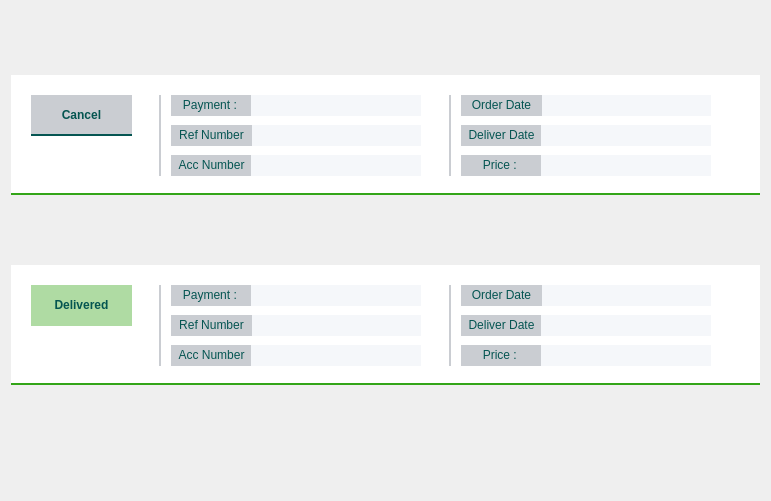
      <widget class="QWidget" name="scrollAreaWidgetContents_3">
       <property name="geometry">
        <rect>
         <x>0</x>
         <y>0</y>
         <width>771</width>
         <height>501</height>
        </rect>
       </property>
       <layout class="QVBoxLayout" name="verticalLayout">
        <item>
         <widget class="QWidget" name="cancelOrderWidget" native="true">
          <property name="minimumSize">
           <size>
            <width>0</width>
            <height>120</height>
           </size>
          </property>
          <property name="maximumSize">
           <size>
            <width>16777215</width>
            <height>120</height>
           </size>
          </property>
          <property name="styleSheet">
           <string notr="true">background-color: rgb(255, 255, 255);
border-style : solid;
border-bottom-width : 2px;
border-color: rgb(51, 165, 24);</string>
          </property>
          <widget class="QLabel" name="paymentLabel">
           <property name="geometry">
            <rect>
             <x>160</x>
             <y>20</y>
             <width>81</width>
             <height>21</height>
            </rect>
           </property>
           <property name="styleSheet">
            <string notr="true">border-width:0px;
border-color: rgb(5, 85, 82);
border-radius:0px;
background-color: rgb(202, 205, 210);

</string>
           </property>
           <property name="text">
            <string>&lt;html&gt;&lt;head/&gt;&lt;body&gt;&lt;p align=&quot;center&quot;&gt;&lt;span style=&quot; color:#055552;&quot;&gt;Payment : &lt;/span&gt;&lt;/p&gt;&lt;/body&gt;&lt;/html&gt;</string>
           </property>
          </widget>
          <widget class="QLabel" name="refNumValue">
           <property name="geometry">
            <rect>
             <x>240</x>
             <y>50</y>
             <width>170</width>
             <height>21</height>
            </rect>
           </property>
           <property name="sizePolicy">
            <sizepolicy hsizetype="Fixed" vsizetype="Fixed">
             <horstretch>0</horstretch>
             <verstretch>0</verstretch>
            </sizepolicy>
           </property>
           <property name="minimumSize">
            <size>
             <width>170</width>
             <height>0</height>
            </size>
           </property>
           <property name="styleSheet">
            <string notr="true">border-width:0px;
border-color: rgb(5, 85, 82);
border-radius:0px;
background-color: rgb(245, 247, 250);
padding-left:20px;
</string>
           </property>
           <property name="text">
            <string>&lt;html&gt;&lt;head/&gt;&lt;body&gt;&lt;p align=&quot;center&quot;&gt;&lt;span style=&quot; color:#055552;&quot;&gt;&lt;/span&gt;&lt;/p&gt;&lt;/body&gt;&lt;/html&gt;</string>
           </property>
          </widget>
          <widget class="QLabel" name="paymentValue">
           <property name="geometry">
            <rect>
             <x>240</x>
             <y>20</y>
             <width>170</width>
             <height>21</height>
            </rect>
           </property>
           <property name="sizePolicy">
            <sizepolicy hsizetype="Fixed" vsizetype="Fixed">
             <horstretch>0</horstretch>
             <verstretch>0</verstretch>
            </sizepolicy>
           </property>
           <property name="minimumSize">
            <size>
             <width>170</width>
             <height>0</height>
            </size>
           </property>
           <property name="styleSheet">
            <string notr="true">border-width:0px;
background-color: rgb(245, 247, 250);
border-color: rgb(5, 85, 82);
border-radius:0px;
background-color: rgb(245, 247, 250);
padding-left:20px;
</string>
           </property>
           <property name="text">
            <string>&lt;html&gt;&lt;head/&gt;&lt;body&gt;&lt;p align=&quot;center&quot;&gt;&lt;span style=&quot; color:#055552;&quot;&gt;&lt;/span&gt;&lt;/p&gt;&lt;/body&gt;&lt;/html&gt;</string>
           </property>
          </widget>
          <widget class="QLabel" name="accNumLabel">
           <property name="geometry">
            <rect>
             <x>160</x>
             <y>80</y>
             <width>81</width>
             <height>21</height>
            </rect>
           </property>
           <property name="styleSheet">
            <string notr="true">border-width:0px;
border-color: rgb(5, 85, 82);
border-radius:0px;
background-color: rgb(202, 205, 210);

</string>
           </property>
           <property name="text">
            <string>&lt;html&gt;&lt;head/&gt;&lt;body&gt;&lt;p align=&quot;center&quot;&gt;&lt;span style=&quot; color:#055552;&quot;&gt;Acc Number&lt;/span&gt;&lt;/p&gt;&lt;/body&gt;&lt;/html&gt;</string>
           </property>
          </widget>
          <widget class="QLabel" name="accNumValue">
           <property name="geometry">
            <rect>
             <x>240</x>
             <y>80</y>
             <width>170</width>
             <height>21</height>
            </rect>
           </property>
           <property name="sizePolicy">
            <sizepolicy hsizetype="Fixed" vsizetype="Fixed">
             <horstretch>0</horstretch>
             <verstretch>0</verstretch>
            </sizepolicy>
           </property>
           <property name="minimumSize">
            <size>
             <width>170</width>
             <height>0</height>
            </size>
           </property>
           <property name="styleSheet">
            <string notr="true">border-width:0px;
border-color: rgb(5, 85, 82);
border-radius:0px;
background-color: rgb(245, 247, 250);
padding-left:20px;
</string>
           </property>
           <property name="text">
            <string>&lt;html&gt;&lt;head/&gt;&lt;body&gt;&lt;p align=&quot;center&quot;&gt;&lt;span style=&quot; color:#055552;&quot;&gt;&lt;/span&gt;&lt;/p&gt;&lt;/body&gt;&lt;/html&gt;</string>
           </property>
          </widget>
          <widget class="QLabel" name="refNumLabel">
           <property name="geometry">
            <rect>
             <x>160</x>
             <y>50</y>
             <width>81</width>
             <height>21</height>
            </rect>
           </property>
           <property name="styleSheet">
            <string notr="true">border-width:0px;
border-color: rgb(5, 85, 82);
border-radius:0px;
background-color: rgb(202, 205, 210);

</string>
           </property>
           <property name="text">
            <string>&lt;html&gt;&lt;head/&gt;&lt;body&gt;&lt;p align=&quot;center&quot;&gt;&lt;span style=&quot; color:#055552;&quot;&gt;Ref Number&lt;/span&gt;&lt;/p&gt;&lt;/body&gt;&lt;/html&gt;</string>
           </property>
          </widget>
          <widget class="QWidget" name="divider1" native="true">
           <property name="geometry">
            <rect>
             <x>130</x>
             <y>20</y>
             <width>20</width>
             <height>81</height>
            </rect>
           </property>
           <property name="styleSheet">
            <string notr="true">border-width : 0px;
border-right-width : 2px;
border-color: rgb(202, 205, 210);</string>
           </property>
          </widget>
          <widget class="QWidget" name="divider2" native="true">
           <property name="geometry">
            <rect>
             <x>420</x>
             <y>20</y>
             <width>20</width>
             <height>81</height>
            </rect>
           </property>
           <property name="styleSheet">
            <string notr="true">border-width : 0px;
border-right-width : 2px;
border-color: rgb(202, 205, 210);</string>
           </property>
          </widget>
          <widget class="QLabel" name="orderDateValue">
           <property name="geometry">
            <rect>
             <x>530</x>
             <y>20</y>
             <width>170</width>
             <height>21</height>
            </rect>
           </property>
           <property name="sizePolicy">
            <sizepolicy hsizetype="Fixed" vsizetype="Fixed">
             <horstretch>0</horstretch>
             <verstretch>0</verstretch>
            </sizepolicy>
           </property>
           <property name="minimumSize">
            <size>
             <width>170</width>
             <height>0</height>
            </size>
           </property>
           <property name="styleSheet">
            <string notr="true">border-width:0px;
background-color: rgb(245, 247, 250);
border-color: rgb(5, 85, 82);
border-radius:0px;
background-color: rgb(245, 247, 250);
padding-left:20px;
</string>
           </property>
           <property name="text">
            <string>&lt;html&gt;&lt;head/&gt;&lt;body&gt;&lt;p align=&quot;center&quot;&gt;&lt;span style=&quot; color:#055552;&quot;&gt;&lt;/span&gt;&lt;/p&gt;&lt;/body&gt;&lt;/html&gt;</string>
           </property>
          </widget>
          <widget class="QLabel" name="deliverDateLabel">
           <property name="geometry">
            <rect>
             <x>450</x>
             <y>50</y>
             <width>81</width>
             <height>21</height>
            </rect>
           </property>
           <property name="styleSheet">
            <string notr="true">border-width:0px;
border-color: rgb(5, 85, 82);
border-radius:0px;
background-color: rgb(202, 205, 210);

</string>
           </property>
           <property name="text">
            <string>&lt;html&gt;&lt;head/&gt;&lt;body&gt;&lt;p align=&quot;center&quot;&gt;&lt;span style=&quot; color:#055552;&quot;&gt;Deliver Date&lt;/span&gt;&lt;/p&gt;&lt;/body&gt;&lt;/html&gt;</string>
           </property>
          </widget>
          <widget class="QLabel" name="priceLabel">
           <property name="geometry">
            <rect>
             <x>450</x>
             <y>80</y>
             <width>81</width>
             <height>21</height>
            </rect>
           </property>
           <property name="styleSheet">
            <string notr="true">border-width:0px;
border-color: rgb(5, 85, 82);
border-radius:0px;
background-color: rgb(202, 205, 210);

</string>
           </property>
           <property name="text">
            <string>&lt;html&gt;&lt;head/&gt;&lt;body&gt;&lt;p align=&quot;center&quot;&gt;&lt;span style=&quot; color:#055552;&quot;&gt;Price : &lt;/span&gt;&lt;/p&gt;&lt;/body&gt;&lt;/html&gt;</string>
           </property>
          </widget>
          <widget class="QLabel" name="priceValue">
           <property name="geometry">
            <rect>
             <x>530</x>
             <y>80</y>
             <width>170</width>
             <height>21</height>
            </rect>
           </property>
           <property name="sizePolicy">
            <sizepolicy hsizetype="Fixed" vsizetype="Fixed">
             <horstretch>0</horstretch>
             <verstretch>0</verstretch>
            </sizepolicy>
           </property>
           <property name="minimumSize">
            <size>
             <width>170</width>
             <height>0</height>
            </size>
           </property>
           <property name="styleSheet">
            <string notr="true">border-width:0px;
border-color: rgb(5, 85, 82);
border-radius:0px;
background-color: rgb(245, 247, 250);
padding-left:20px;
</string>
           </property>
           <property name="text">
            <string>&lt;html&gt;&lt;head/&gt;&lt;body&gt;&lt;p align=&quot;center&quot;&gt;&lt;span style=&quot; color:#055552;&quot;&gt;&lt;/span&gt;&lt;/p&gt;&lt;/body&gt;&lt;/html&gt;</string>
           </property>
          </widget>
          <widget class="QLabel" name="orderDateLabel">
           <property name="geometry">
            <rect>
             <x>450</x>
             <y>20</y>
             <width>81</width>
             <height>21</height>
            </rect>
           </property>
           <property name="styleSheet">
            <string notr="true">border-width:0px;
border-color: rgb(5, 85, 82);
border-radius:0px;
background-color: rgb(202, 205, 210);

</string>
           </property>
           <property name="text">
            <string>&lt;html&gt;&lt;head/&gt;&lt;body&gt;&lt;p align=&quot;center&quot;&gt;&lt;span style=&quot; color:#055552;&quot;&gt;Order Date&lt;/span&gt;&lt;/p&gt;&lt;/body&gt;&lt;/html&gt;</string>
           </property>
          </widget>
          <widget class="QLabel" name="deliverDateValue">
           <property name="geometry">
            <rect>
             <x>530</x>
             <y>50</y>
             <width>170</width>
             <height>21</height>
            </rect>
           </property>
           <property name="sizePolicy">
            <sizepolicy hsizetype="Fixed" vsizetype="Fixed">
             <horstretch>0</horstretch>
             <verstretch>0</verstretch>
            </sizepolicy>
           </property>
           <property name="minimumSize">
            <size>
             <width>170</width>
             <height>0</height>
            </size>
           </property>
           <property name="styleSheet">
            <string notr="true">border-width:0px;
border-color: rgb(5, 85, 82);
border-radius:0px;
background-color: rgb(245, 247, 250);
padding-left:20px;
</string>
           </property>
           <property name="text">
            <string>&lt;html&gt;&lt;head/&gt;&lt;body&gt;&lt;p align=&quot;center&quot;&gt;&lt;span style=&quot; color:#055552;&quot;&gt;&lt;/span&gt;&lt;/p&gt;&lt;/body&gt;&lt;/html&gt;</string>
           </property>
          </widget>
          <widget class="QPushButton" name="cancelBtn">
           <property name="geometry">
            <rect>
             <x>20</x>
             <y>20</y>
             <width>101</width>
             <height>41</height>
            </rect>
           </property>
           <property name="styleSheet">
            <string notr="true">border-width:0px;
color: rgb(4, 85, 80);
border-style : solid;
background-color: rgb(202, 205, 210);
border-bottom-width : 2px;
border-color: rgb(5, 85, 82);
border-radius:0px;
font-weight : 500;
font-size: 9pt;


</string>
           </property>
           <property name="text">
            <string>Cancel</string>
           </property>
          </widget>
         </widget>
        </item>
        <item>
         <widget class="QWidget" name="deliveredOrderWidget_2" native="true">
          <property name="minimumSize">
           <size>
            <width>0</width>
            <height>120</height>
           </size>
          </property>
          <property name="maximumSize">
           <size>
            <width>16777215</width>
            <height>120</height>
           </size>
          </property>
          <property name="styleSheet">
           <string notr="true">background-color: rgb(255, 255, 255);
border-style : solid;
border-bottom-width : 2px;
border-color: rgb(51, 165, 24);</string>
          </property>
          <widget class="QLabel" name="paymentLabel_2">
           <property name="geometry">
            <rect>
             <x>160</x>
             <y>20</y>
             <width>81</width>
             <height>21</height>
            </rect>
           </property>
           <property name="styleSheet">
            <string notr="true">border-width:0px;
border-color: rgb(5, 85, 82);
border-radius:0px;
background-color: rgb(202, 205, 210);

</string>
           </property>
           <property name="text">
            <string>&lt;html&gt;&lt;head/&gt;&lt;body&gt;&lt;p align=&quot;center&quot;&gt;&lt;span style=&quot; color:#055552;&quot;&gt;Payment : &lt;/span&gt;&lt;/p&gt;&lt;/body&gt;&lt;/html&gt;</string>
           </property>
          </widget>
          <widget class="QLabel" name="refNumValue_2">
           <property name="geometry">
            <rect>
             <x>240</x>
             <y>50</y>
             <width>170</width>
             <height>21</height>
            </rect>
           </property>
           <property name="sizePolicy">
            <sizepolicy hsizetype="Fixed" vsizetype="Fixed">
             <horstretch>0</horstretch>
             <verstretch>0</verstretch>
            </sizepolicy>
           </property>
           <property name="minimumSize">
            <size>
             <width>170</width>
             <height>0</height>
            </size>
           </property>
           <property name="styleSheet">
            <string notr="true">border-width:0px;
border-color: rgb(5, 85, 82);
border-radius:0px;
background-color: rgb(245, 247, 250);
padding-left:20px;
</string>
           </property>
           <property name="text">
            <string>&lt;html&gt;&lt;head/&gt;&lt;body&gt;&lt;p align=&quot;center&quot;&gt;&lt;span style=&quot; color:#055552;&quot;&gt;&lt;/span&gt;&lt;/p&gt;&lt;/body&gt;&lt;/html&gt;</string>
           </property>
          </widget>
          <widget class="QLabel" name="paymentValue_2">
           <property name="geometry">
            <rect>
             <x>240</x>
             <y>20</y>
             <width>170</width>
             <height>21</height>
            </rect>
           </property>
           <property name="sizePolicy">
            <sizepolicy hsizetype="Fixed" vsizetype="Fixed">
             <horstretch>0</horstretch>
             <verstretch>0</verstretch>
            </sizepolicy>
           </property>
           <property name="minimumSize">
            <size>
             <width>170</width>
             <height>0</height>
            </size>
           </property>
           <property name="styleSheet">
            <string notr="true">border-width:0px;
background-color: rgb(245, 247, 250);
border-color: rgb(5, 85, 82);
border-radius:0px;
background-color: rgb(245, 247, 250);
padding-left:20px;
</string>
           </property>
           <property name="text">
            <string>&lt;html&gt;&lt;head/&gt;&lt;body&gt;&lt;p align=&quot;center&quot;&gt;&lt;span style=&quot; color:#055552;&quot;&gt;&lt;/span&gt;&lt;/p&gt;&lt;/body&gt;&lt;/html&gt;</string>
           </property>
          </widget>
          <widget class="QLabel" name="accNumLabel_2">
           <property name="geometry">
            <rect>
             <x>160</x>
             <y>80</y>
             <width>81</width>
             <height>21</height>
            </rect>
           </property>
           <property name="styleSheet">
            <string notr="true">border-width:0px;
border-color: rgb(5, 85, 82);
border-radius:0px;
background-color: rgb(202, 205, 210);

</string>
           </property>
           <property name="text">
            <string>&lt;html&gt;&lt;head/&gt;&lt;body&gt;&lt;p align=&quot;center&quot;&gt;&lt;span style=&quot; color:#055552;&quot;&gt;Acc Number&lt;/span&gt;&lt;/p&gt;&lt;/body&gt;&lt;/html&gt;</string>
           </property>
          </widget>
          <widget class="QLabel" name="accNumValue_2">
           <property name="geometry">
            <rect>
             <x>240</x>
             <y>80</y>
             <width>170</width>
             <height>21</height>
            </rect>
           </property>
           <property name="sizePolicy">
            <sizepolicy hsizetype="Fixed" vsizetype="Fixed">
             <horstretch>0</horstretch>
             <verstretch>0</verstretch>
            </sizepolicy>
           </property>
           <property name="minimumSize">
            <size>
             <width>170</width>
             <height>0</height>
            </size>
           </property>
           <property name="styleSheet">
            <string notr="true">border-width:0px;
border-color: rgb(5, 85, 82);
border-radius:0px;
background-color: rgb(245, 247, 250);
padding-left:20px;
</string>
           </property>
           <property name="text">
            <string>&lt;html&gt;&lt;head/&gt;&lt;body&gt;&lt;p align=&quot;center&quot;&gt;&lt;span style=&quot; color:#055552;&quot;&gt;&lt;/span&gt;&lt;/p&gt;&lt;/body&gt;&lt;/html&gt;</string>
           </property>
          </widget>
          <widget class="QLabel" name="refNumLabel_2">
           <property name="geometry">
            <rect>
             <x>160</x>
             <y>50</y>
             <width>81</width>
             <height>21</height>
            </rect>
           </property>
           <property name="styleSheet">
            <string notr="true">border-width:0px;
border-color: rgb(5, 85, 82);
border-radius:0px;
background-color: rgb(202, 205, 210);

</string>
           </property>
           <property name="text">
            <string>&lt;html&gt;&lt;head/&gt;&lt;body&gt;&lt;p align=&quot;center&quot;&gt;&lt;span style=&quot; color:#055552;&quot;&gt;Ref Number&lt;/span&gt;&lt;/p&gt;&lt;/body&gt;&lt;/html&gt;</string>
           </property>
          </widget>
          <widget class="QWidget" name="divider1_2" native="true">
           <property name="geometry">
            <rect>
             <x>130</x>
             <y>20</y>
             <width>20</width>
             <height>81</height>
            </rect>
           </property>
           <property name="styleSheet">
            <string notr="true">border-width : 0px;
border-right-width : 2px;
border-color: rgb(202, 205, 210);</string>
           </property>
          </widget>
          <widget class="QWidget" name="divider2_2" native="true">
           <property name="geometry">
            <rect>
             <x>420</x>
             <y>20</y>
             <width>20</width>
             <height>81</height>
            </rect>
           </property>
           <property name="styleSheet">
            <string notr="true">border-width : 0px;
border-right-width : 2px;
border-color: rgb(202, 205, 210);</string>
           </property>
          </widget>
          <widget class="QLabel" name="orderDateValue_2">
           <property name="geometry">
            <rect>
             <x>530</x>
             <y>20</y>
             <width>170</width>
             <height>21</height>
            </rect>
           </property>
           <property name="sizePolicy">
            <sizepolicy hsizetype="Fixed" vsizetype="Fixed">
             <horstretch>0</horstretch>
             <verstretch>0</verstretch>
            </sizepolicy>
           </property>
           <property name="minimumSize">
            <size>
             <width>170</width>
             <height>0</height>
            </size>
           </property>
           <property name="styleSheet">
            <string notr="true">border-width:0px;
background-color: rgb(245, 247, 250);
border-color: rgb(5, 85, 82);
border-radius:0px;
background-color: rgb(245, 247, 250);
padding-left:20px;
</string>
           </property>
           <property name="text">
            <string>&lt;html&gt;&lt;head/&gt;&lt;body&gt;&lt;p align=&quot;center&quot;&gt;&lt;span style=&quot; color:#055552;&quot;&gt;&lt;/span&gt;&lt;/p&gt;&lt;/body&gt;&lt;/html&gt;</string>
           </property>
          </widget>
          <widget class="QLabel" name="deliverDateLabel_2">
           <property name="geometry">
            <rect>
             <x>450</x>
             <y>50</y>
             <width>81</width>
             <height>21</height>
            </rect>
           </property>
           <property name="styleSheet">
            <string notr="true">border-width:0px;
border-color: rgb(5, 85, 82);
border-radius:0px;
background-color: rgb(202, 205, 210);

</string>
           </property>
           <property name="text">
            <string>&lt;html&gt;&lt;head/&gt;&lt;body&gt;&lt;p align=&quot;center&quot;&gt;&lt;span style=&quot; color:#055552;&quot;&gt;Deliver Date&lt;/span&gt;&lt;/p&gt;&lt;/body&gt;&lt;/html&gt;</string>
           </property>
          </widget>
          <widget class="QLabel" name="priceLabel_2">
           <property name="geometry">
            <rect>
             <x>450</x>
             <y>80</y>
             <width>81</width>
             <height>21</height>
            </rect>
           </property>
           <property name="styleSheet">
            <string notr="true">border-width:0px;
border-color: rgb(5, 85, 82);
border-radius:0px;
background-color: rgb(202, 205, 210);

</string>
           </property>
           <property name="text">
            <string>&lt;html&gt;&lt;head/&gt;&lt;body&gt;&lt;p align=&quot;center&quot;&gt;&lt;span style=&quot; color:#055552;&quot;&gt;Price : &lt;/span&gt;&lt;/p&gt;&lt;/body&gt;&lt;/html&gt;</string>
           </property>
          </widget>
          <widget class="QLabel" name="priceValue_2">
           <property name="geometry">
            <rect>
             <x>530</x>
             <y>80</y>
             <width>170</width>
             <height>21</height>
            </rect>
           </property>
           <property name="sizePolicy">
            <sizepolicy hsizetype="Fixed" vsizetype="Fixed">
             <horstretch>0</horstretch>
             <verstretch>0</verstretch>
            </sizepolicy>
           </property>
           <property name="minimumSize">
            <size>
             <width>170</width>
             <height>0</height>
            </size>
           </property>
           <property name="styleSheet">
            <string notr="true">border-width:0px;
border-color: rgb(5, 85, 82);
border-radius:0px;
background-color: rgb(245, 247, 250);
padding-left:20px;
</string>
           </property>
           <property name="text">
            <string>&lt;html&gt;&lt;head/&gt;&lt;body&gt;&lt;p align=&quot;center&quot;&gt;&lt;span style=&quot; color:#055552;&quot;&gt;&lt;/span&gt;&lt;/p&gt;&lt;/body&gt;&lt;/html&gt;</string>
           </property>
          </widget>
          <widget class="QLabel" name="orderDateLabel_2">
           <property name="geometry">
            <rect>
             <x>450</x>
             <y>20</y>
             <width>81</width>
             <height>21</height>
            </rect>
           </property>
           <property name="styleSheet">
            <string notr="true">border-width:0px;
border-color: rgb(5, 85, 82);
border-radius:0px;
background-color: rgb(202, 205, 210);

</string>
           </property>
           <property name="text">
            <string>&lt;html&gt;&lt;head/&gt;&lt;body&gt;&lt;p align=&quot;center&quot;&gt;&lt;span style=&quot; color:#055552;&quot;&gt;Order Date&lt;/span&gt;&lt;/p&gt;&lt;/body&gt;&lt;/html&gt;</string>
           </property>
          </widget>
          <widget class="QLabel" name="deliverDateValue_2">
           <property name="geometry">
            <rect>
             <x>530</x>
             <y>50</y>
             <width>170</width>
             <height>21</height>
            </rect>
           </property>
           <property name="sizePolicy">
            <sizepolicy hsizetype="Fixed" vsizetype="Fixed">
             <horstretch>0</horstretch>
             <verstretch>0</verstretch>
            </sizepolicy>
           </property>
           <property name="minimumSize">
            <size>
             <width>170</width>
             <height>0</height>
            </size>
           </property>
           <property name="styleSheet">
            <string notr="true">border-width:0px;
border-color: rgb(5, 85, 82);
border-radius:0px;
background-color: rgb(245, 247, 250);
padding-left:20px;
</string>
           </property>
           <property name="text">
            <string>&lt;html&gt;&lt;head/&gt;&lt;body&gt;&lt;p align=&quot;center&quot;&gt;&lt;span style=&quot; color:#055552;&quot;&gt;&lt;/span&gt;&lt;/p&gt;&lt;/body&gt;&lt;/html&gt;</string>
           </property>
          </widget>
          <widget class="QLabel" name="deliveredLabel">
           <property name="geometry">
            <rect>
             <x>20</x>
             <y>20</y>
             <width>101</width>
             <height>41</height>
            </rect>
           </property>
           <property name="styleSheet">
            <string notr="true">border-width:0px;
color: rgb(4, 85, 80);
background-color: rgb(52, 163, 21, 100);
border-bottom-width : 0px;
border-color: rgb(5, 85, 82);
border-radius:0px;
font-weight : 500;
font-size: 9pt;


</string>
           </property>
           <property name="text">
            <string>&lt;html&gt;&lt;head/&gt;&lt;body&gt;&lt;p align=&quot;center&quot;&gt;Delivered&lt;/p&gt;&lt;/body&gt;&lt;/html&gt;</string>
           </property>
          </widget>
         </widget>
        </item>
        <item>
         <spacer name="verticalSpacer">
          <property name="orientation">
           <enum>Qt::Vertical</enum>
          </property>
          <property name="sizeType">
           <enum>QSizePolicy::Preferred</enum>
          </property>
          <property name="sizeHint" stdset="0">
           <size>
            <width>20</width>
            <height>40</height>
           </size>
          </property>
         </spacer>
        </item>
       </layout>
      </widget>
